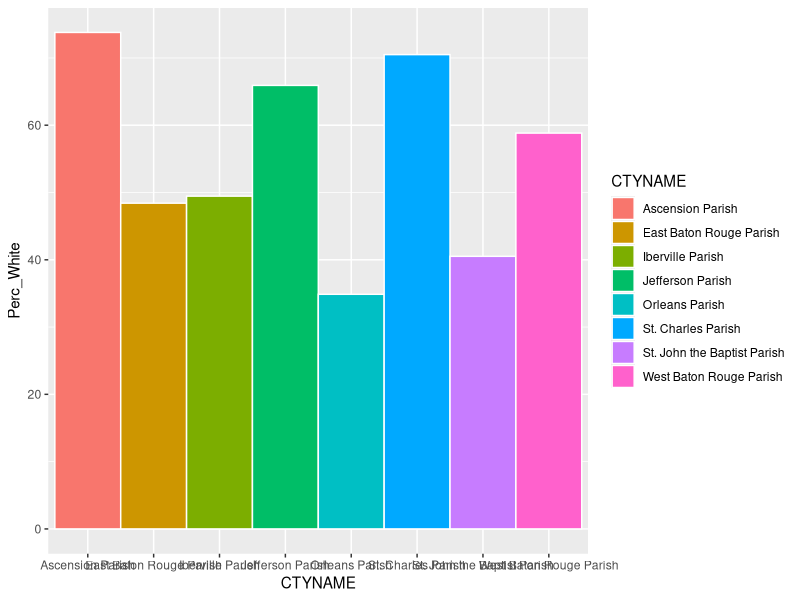
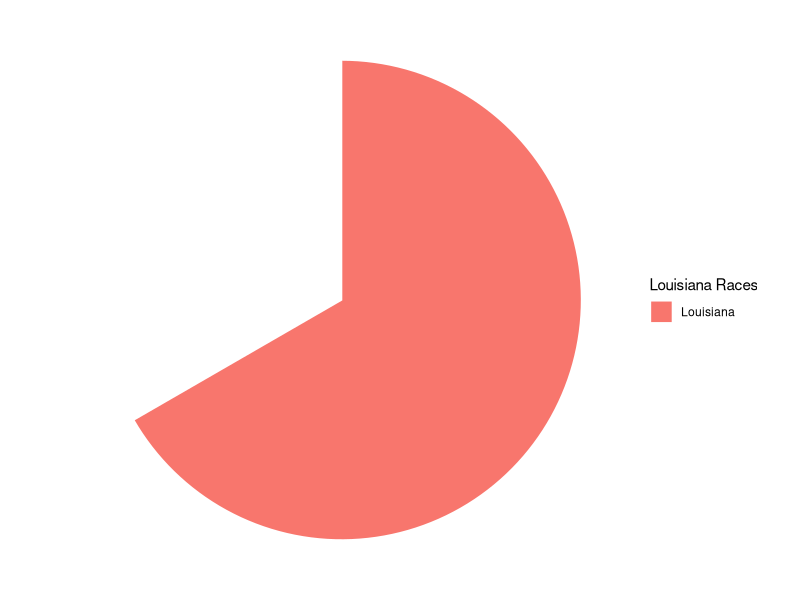

The R script that drew these images, in order:
## ---- chunk 1
knitr::opts_chunk$set(echo = TRUE, message = FALSE, warning = FALSE)
## ---- chunk 2
library(dplyr)
library(ggplot2)
library(tidyr)

hdat <- read.csv("R11371317_SL050.csv")
racedat <- read.csv("cc-est2018-alldata-22.csv")

racedat1 <- racedat %>% 
  filter(YEAR == 9,
         AGEGRP == 0) %>% 
  group_by(COUNTY) %>% 
  mutate(White = sum(WA_MALE, WA_FEMALE),
         Minority = TOT_POP - White,
         Perc_White = (White / TOT_POP) * 100,
         Perc_Minority = (Minority / TOT_POP) * 100) %>% 
  ungroup() %>% 
  select(STNAME, CTYNAME, TOT_POP, White, 
         Minority, Perc_White, Perc_Minority) %>% 
  mutate(LA_POP = sum(TOT_POP),
         LA_White_Perc = mean(Perc_White))

racedat2 <- racedat1 %>% 
  select(LA_White_Perc, STNAME) %>%
  pivot_wider(values_from = LA_White_Perc, names_from = STNAME) %>% 
  pivot_longer(values_to = "White", names_to = "Louisiana", cols = 1)

racedat2 <- racedat1 %>% 
  select(LA_White_Perc, STNAME) %>%
  pivot_wider(values_from = LA_White_Perc, names_from = STNAME) %>% 
  pivot_longer(values_to = "Value", names_to = "Louisiana", cols = 1)

CAracedat1 <- racedat1  %>% 
           filter(CTYNAME %in% c("East Baton Rouge Parish", 
                                "West Baton Rouge Parish",
                                "Ascension Parish",
                                "St. John the Baptist Parish",
                                "Iberville Parish",
                                "St. Charles Parish",
                                "Jefferson Parish",
                                "Orleans Parish"))
## ---- chunk 3

ggplot(CAracedat1, aes(x = CTYNAME, y = Perc_White, fill = CTYNAME)) +
   geom_bar(stat="identity", width=1, color="white")

ggplot(racedat2, aes(x = "", y = "Value", fill = "Louisiana")) +
  geom_bar(stat="identity", width=1, color="white") +
  coord_polar("y", start=0) +
  theme_void() +
  labs(fill = "Louisiana Races")


